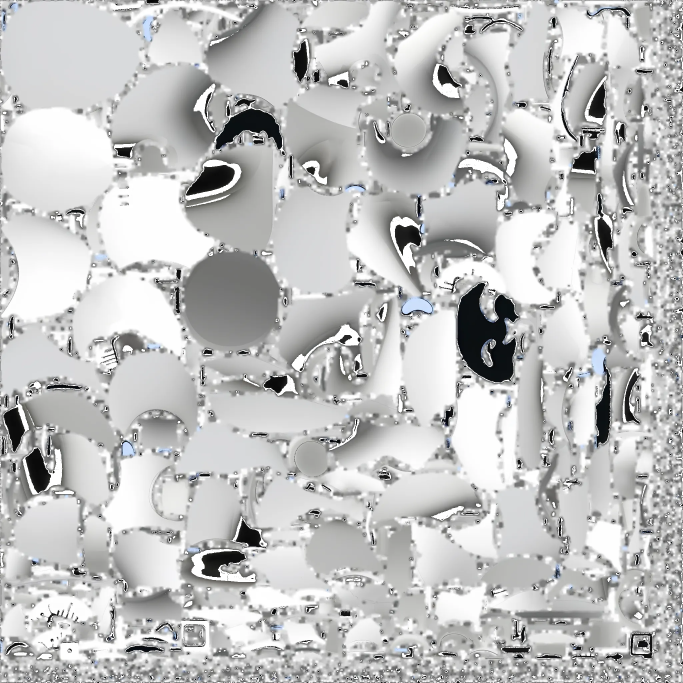
#> input picture apk_decoded/assets/pet_texture.png, 2048 x 2048 px, found by its file name (shown at 1/3 size)
$ python fix_bg_v2.py
#> lines starting #> are read from the running program, lines starting #| are printed output that depends on the picture; after the words box and inside, x2 and y2 are one past the last pixel; in counts of white or black regions, pixels touching at a corner belong together; long printed decimals are rounded
from PIL import Image
import numpy as np

img = Image.open('/tmp/v110_extract/assets/pet_texture.png').convert('RGBA')
#> img is the input picture: PIL image 2048x2048 RGBA; mean R, G, B, A 186.6, 187, 186.9, 246.7
arr = np.array(img)
rgb = arr[:,:,:3].copy()
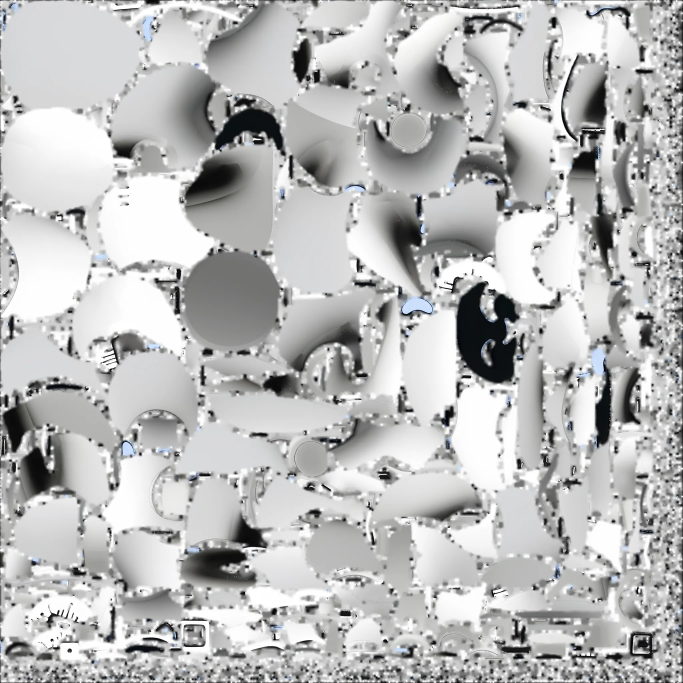
#> rgb: shape (2048, 2048, 3) (shown at 1/3 size); mean R, G, B 186.6, 187, 186.9
alpha = arr[:,:,3].copy()
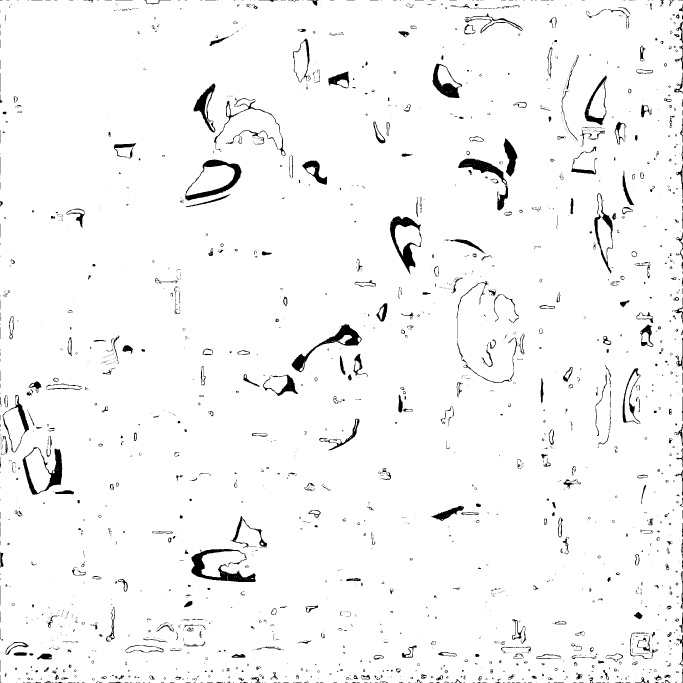
#> alpha: shape (2048, 2048) (shown at 1/3 size); 96.8% white; 2665 black regions (1962 under 20 px), largest, box (x1, y1, x2, y2) and area: (574, 1647, 768, 1746) 6185, (875, 971, 1085, 1117) 5119, (1170, 648, 1265, 823) 5030

# 1.9.10 纹理: alpha全255, 背景是深灰(RGB 20-35)
# 眼睛等是纯黑(RGB接近0) 或 有颜色的深色
# 区分: 背景是"低饱和的深灰"(RGB三通道接近且20-50)
#       主体深色是"纯黑"(RGB接近0) 或 "有颜色"(饱和度高)

brightness = rgb.mean(axis=2)
saturation = rgb.max(axis=2).astype(int) - rgb.min(axis=2).astype(int)
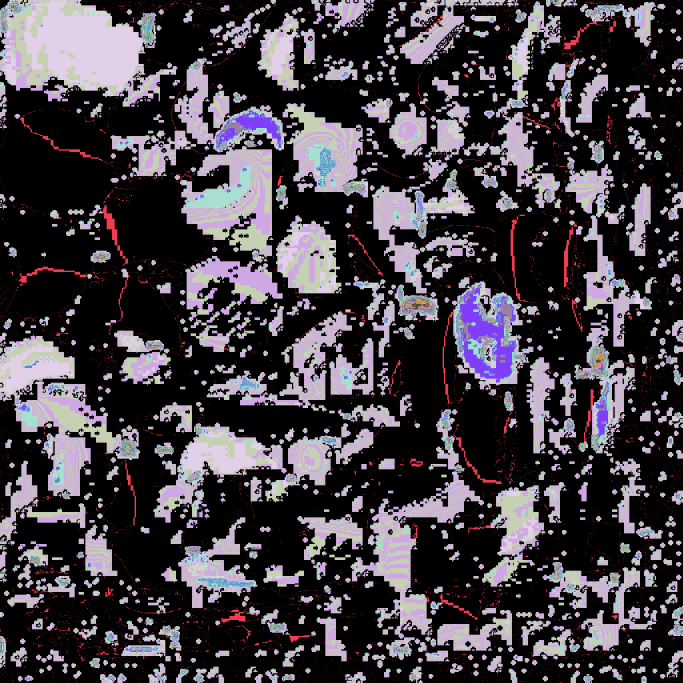
#> saturation: shape (2048, 2048) int64 (shown at 1/3 size); 71 distinct labels, from 0 to 74; one colour per label, 0 black

# 背景: 深灰 (亮度15-80, 饱和<15) - 排除纯黑(亮度<15)和高饱和
bg_mask = (brightness >= 15) & (brightness < 80) & (saturation < 15)
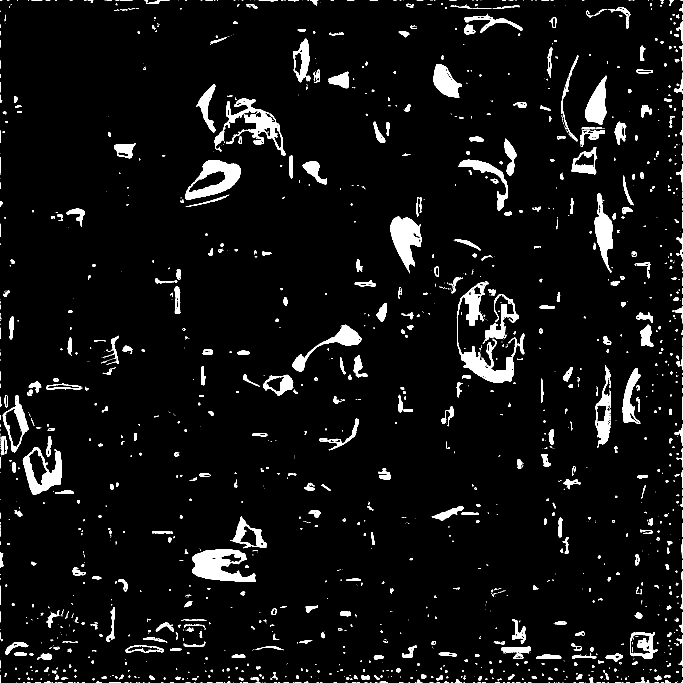
#> bg_mask: shape (2048, 2048) bool (shown at 1/3 size); 5.3% white; 1849 white regions (1129 under 20 px), largest, box (x1, y1, x2, y2) and area: (576, 1648, 767, 1745) 10697, (642, 295, 856, 467) 8770, (1171, 650, 1265, 820) 8692
print(f"背景候选(深灰,亮度15-80,饱和<15): {bg_mask.sum()} ({bg_mask.sum()/rgb.size*100/3:.1f}%)")
#| 背景候选(深灰,亮度15-80,饱和<15): 220918 (0.6%)

# 看背景像素的RGB分布
if bg_mask.sum() > 0:
    bg_rgb = rgb[bg_mask]
    print(f"背景RGB均值: {bg_rgb.mean(axis=0)}")
#| 背景RGB均值: [43.306 44.029 43.808]
    print(f"背景RGB范围: R[{bg_rgb[:,0].min()}-{bg_rgb[:,0].max()}]")
#| 背景RGB范围: R[8-84]

# 检查眼睛(纯黑)是否被排除
eye_dark = brightness < 15  # 纯黑
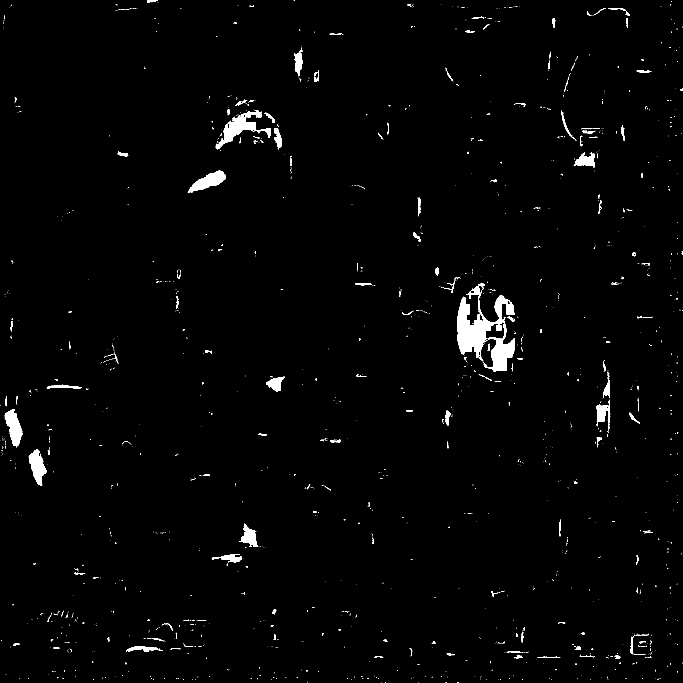
#> eye_dark: shape (2048, 2048) bool (shown at 1/3 size); 1.5% white; 1589 white regions (1411 under 20 px), largest, box (x1, y1, x2, y2) and area: (1372, 857, 1544, 1083) 13215, (1452, 951, 1545, 1114) 5178, (647, 331, 784, 448) 4793
print(f"\n纯黑像素(亮度<15): {eye_dark.sum()}")
#| 纯黑像素(亮度<15): 61238
print(f"  其中被误判为背景: {(eye_dark & bg_mask).sum()}")
#|   其中被误判为背景: 0

# 设背景为透明
alpha[bg_mask] = 0
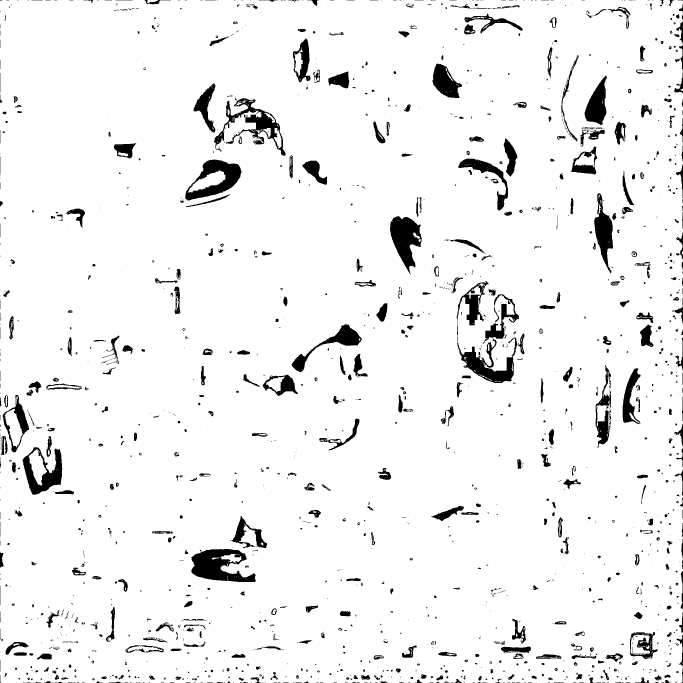
#> alpha: shape (2048, 2048) (shown at 1/3 size); 94.3% white; 1848 black regions (1070 under 20 px), largest, box (x1, y1, x2, y2) and area: (574, 1647, 768, 1746) 11245, (1170, 648, 1265, 823) 9171, (556, 479, 725, 603) 9167
arr[:,:,3] = alpha
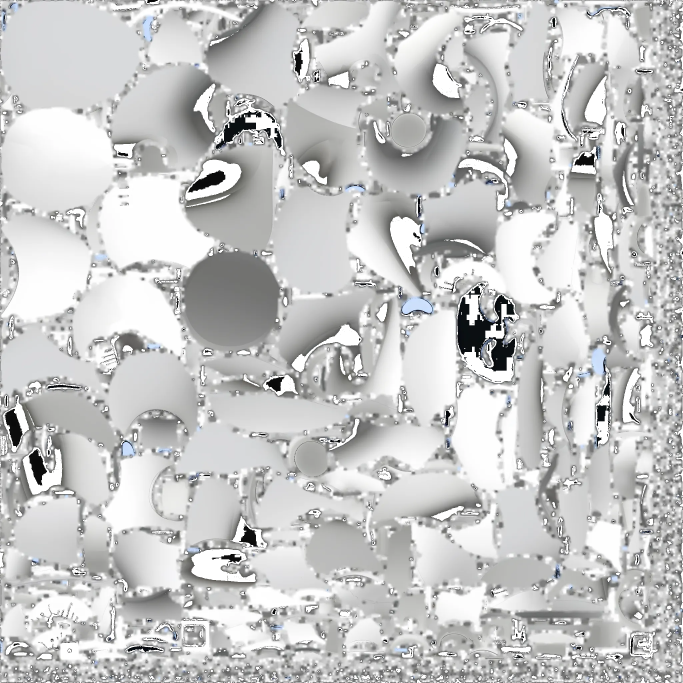
#> arr: shape (2048, 2048, 4) (shown at 1/3 size); mean R, G, B, A 186.6, 187, 186.9, 240.5; transparent parts drawn white

Image.fromarray(arr).save('/workspace/apk_decoded/assets/pet_texture.png')
print(f"\n→ 保存, 透明像素: {(alpha==0).sum()} ({(alpha==0).sum()/alpha.size*100:.1f}%)")
#| → 保存, 透明像素: 238711 (5.7%)

# 验证眼睛
eye_row = 1947
eye_alpha = alpha[eye_row]
#> eye_alpha = 2048 values, max 255 at index 0, min 0 at index 20, mean 224
eye_rgb_row = rgb[eye_row]
#> eye_rgb_row = 2048 rows, first 8: [80, 98, 114], [124, 141, 163], [164, 180, 208], [220, 235, 255], [205, 220, 251], [208, 224, 253], [207, 224, 245], [200, 213, 229]
eye_dark_row = eye_rgb_row.sum(axis=1) < 90
print(f"眼睛行(row={eye_row}): 深色{eye_dark_row.sum()}个, 透明{(eye_alpha[eye_dark_row]==0).sum()}个")
#| 眼睛行(row=1947): 深色271个, 透明142个
